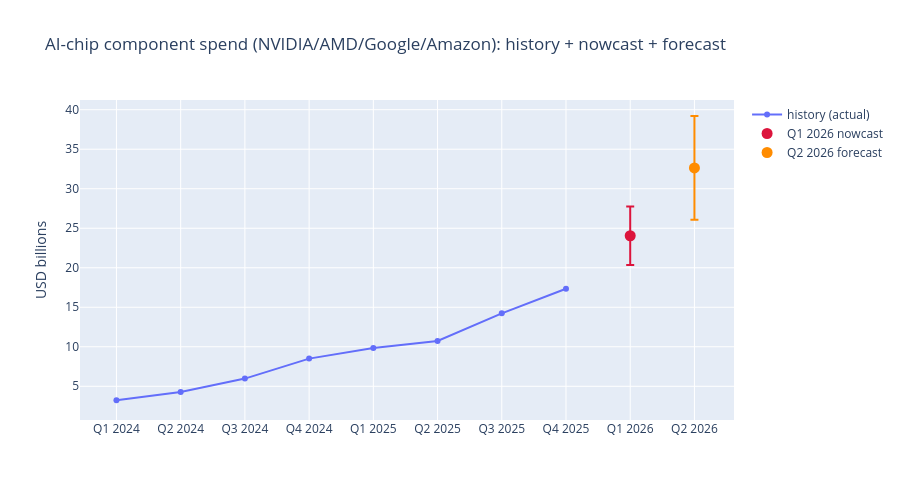

Notebook cell for this chart:
### Markdown cell above
## Total component spend: history + Q1 2026 nowcast + Q2 2026 forecast

### Code cell
ht = complete.with_columns(total=sum(pl.col(c) for c in comps))
fig = go.Figure()
fig.add_scatter(x=ht["Quarter"].to_list(), y=ht["total"].to_list(), mode="lines+markers", name="history (actual)")
for label, t, color in [("Q1 2026 nowcast", t1, "crimson"), ("Q2 2026 forecast", t2, "darkorange")]:
    fig.add_scatter(x=[label[:7]], y=[t["reconciled_base"]], mode="markers", name=label,
                    marker=dict(size=11, color=color),
                    error_y=dict(type="data", symmetric=False, array=[t["high"] - t["reconciled_base"]],
                                 arrayminus=[t["reconciled_base"] - t["low"]]))
fig.update_layout(title="AI-chip component spend (NVIDIA/AMD/Google/Amazon): history + nowcast + forecast",
                  yaxis_title="USD billions", height=500)
fig

### Figure 1 — Plotly figure (JSON) as saved in the notebook; plotly's stock layout.template omitted (floating-point values rounded to 4 significant figures)
{"data": [{"mode": "lines+markers", "name": "history (actual)", "type": "scatter", "x": ["Q1 2024", "Q2 2024", "Q3 2024", "Q4 2024", "Q1 2025", "Q2 2025", "Q3 2025", "Q4 2025"], "y": [3.234, 4.268, 5.974, 8.501, 9.854, 10.74, 14.23, 17.35]}, {"error_y": {"array": [3.7], "arrayminus": [3.7], "symmetric": false, "type": "data"}, "marker": {"color": "crimson", "size": 11}, "mode": "markers", "name": "Q1 2026 nowcast", "type": "scatter", "x": ["Q1 2026"], "y": [24.05]}, {"error_y": {"array": [6.568], "arrayminus": [6.568], "symmetric": false, "type": "data"}, "marker": {"color": "darkorange", "size": 11}, "mode": "markers", "name": "Q2 2026 forecast", "type": "scatter", "x": ["Q2 2026"], "y": [32.64]}], "layout": {"height": 500, "title": {"text": "AI-chip component spend (NVIDIA/AMD/Google/Amazon): history + nowcast + forecast"}, "yaxis": {"title": {"text": "USD billions"}}}}
